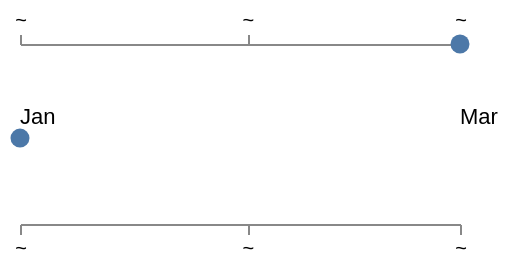

Vega-Lite specification stored for this chart:
### Vega specification from a JSON file in a GitHub repository (floating-point values rounded to 4 significant figures)
{"$schema": "https://vega.github.io/schema/vega/v6.json", "description": "A percent consumes what follows it, and a percent with nothing after it consumes itself. d3 reads the character after the percent — and a pad modifier before it — looks it up, and pushes whatever the table gave back: the character itself where there is no entry, and the empty string where the pattern ended first, `charAt` past the end being the empty string. The bottom axis asks for `%~`, which is no directive at all, and reads `~` with the percent gone; the top asks for `%-~` and reads the same, the modifier swallowed with it. The other two shapes are drawn as **text** rather than as axes: `%-` is a modifier with nothing to pad and consumes all of itself, so that mark is empty, and `%b%` is a real directive with a dangling percent after it and reads the month alone. They are text because an axis whose every label is empty is described in a caption that differs here by a space, and an axis that shares a side with another is listed in a different order — both questions about guides rather than about this, and neither worth hiding this rule behind. A malformed specifier is not an error anywhere in it: the specifier is read the way d3 reads it, which is the only answer a chart can be compared against.", "width": 220, "height": 90, "padding": 5, "data": [{"name": "table", "values": [{"t": 1704067200000, "v": 42}, {"t": 1709251200000, "v": 88}]}], "scales": [{"name": "when", "type": "utc", "domain": {"data": "table", "field": "t"}, "range": "width"}, {"name": "y", "type": "linear", "domain": {"data": "table", "field": "v"}, "range": "height"}], "axes": [{"orient": "bottom", "scale": "when", "format": "%~", "tickCount": 2}, {"orient": "top", "scale": "when", "format": "%-~", "tickCount": 2}], "marks": [{"type": "symbol", "from": {"data": "table"}, "encode": {"enter": {"x": {"scale": "when", "field": "t"}, "y": {"scale": "y", "field": "v"}, "size": {"value": 90}, "fill": {"value": "#4c78a8"}}}}, {"type": "text", "from": {"data": "table"}, "encode": {"enter": {"x": {"scale": "when", "field": "t"}, "y": {"value": 20}, "text": {"signal": "utcFormat(datum.t, '%-')"}, "fontSize": {"value": 11}}}}, {"type": "text", "from": {"data": "table"}, "encode": {"enter": {"x": {"scale": "when", "field": "t"}, "y": {"value": 40}, "text": {"signal": "utcFormat(datum.t, '%b%')"}, "fontSize": {"value": 11}}}}]}
